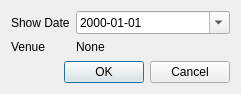
<?xml version="1.0" encoding="UTF-8"?>
<ui version="4.0">
 <class>AddShowDialog</class>
 <widget class="QDialog" name="AddShowDialog">
  <property name="geometry">
   <rect>
    <x>0</x>
    <y>0</y>
    <width>241</width>
    <height>94</height>
   </rect>
  </property>
  <property name="sizePolicy">
   <sizepolicy hsizetype="Preferred" vsizetype="Preferred">
    <horstretch>0</horstretch>
    <verstretch>0</verstretch>
   </sizepolicy>
  </property>
  <property name="maximumSize">
   <size>
    <width>16777215</width>
    <height>16777215</height>
   </size>
  </property>
  <property name="windowTitle">
   <string>Add New Show</string>
  </property>
  <layout class="QVBoxLayout" name="verticalLayout">
   <item>
    <layout class="QFormLayout" name="formLayout">
     <item row="0" column="0">
      <widget class="QLabel" name="label">
       <property name="text">
        <string>Show Date</string>
       </property>
      </widget>
     </item>
     <item row="0" column="1">
      <widget class="QDateEdit" name="dateEdit">
       <property name="displayFormat">
        <string>yyyy-MM-dd</string>
       </property>
       <property name="calendarPopup">
        <bool>true</bool>
       </property>
      </widget>
     </item>
     <item row="1" column="0">
      <widget class="QLabel" name="label_2">
       <property name="text">
        <string>Venue</string>
       </property>
      </widget>
     </item>
     <item row="1" column="1">
      <widget class="QLabel" name="lb_venue_name">
       <property name="text">
        <string>None</string>
       </property>
      </widget>
     </item>
    </layout>
   </item>
   <item>
    <widget class="QDialogButtonBox" name="buttonBox">
     <property name="orientation">
      <enum>Qt::Orientation::Horizontal</enum>
     </property>
     <property name="standardButtons">
      <set>QDialogButtonBox::StandardButton::Cancel|QDialogButtonBox::StandardButton::Ok</set>
     </property>
    </widget>
   </item>
  </layout>
 </widget>
 <resources/>
 <connections>
  <connection>
   <sender>buttonBox</sender>
   <signal>accepted()</signal>
   <receiver>AddShowDialog</receiver>
   <slot>accept()</slot>
   <hints>
    <hint type="sourcelabel">
     <x>248</x>
     <y>254</y>
    </hint>
    <hint type="destinationlabel">
     <x>157</x>
     <y>274</y>
    </hint>
   </hints>
  </connection>
  <connection>
   <sender>buttonBox</sender>
   <signal>rejected()</signal>
   <receiver>AddShowDialog</receiver>
   <slot>reject()</slot>
   <hints>
    <hint type="sourcelabel">
     <x>316</x>
     <y>260</y>
    </hint>
    <hint type="destinationlabel">
     <x>286</x>
     <y>274</y>
    </hint>
   </hints>
  </connection>
 </connections>
</ui>
